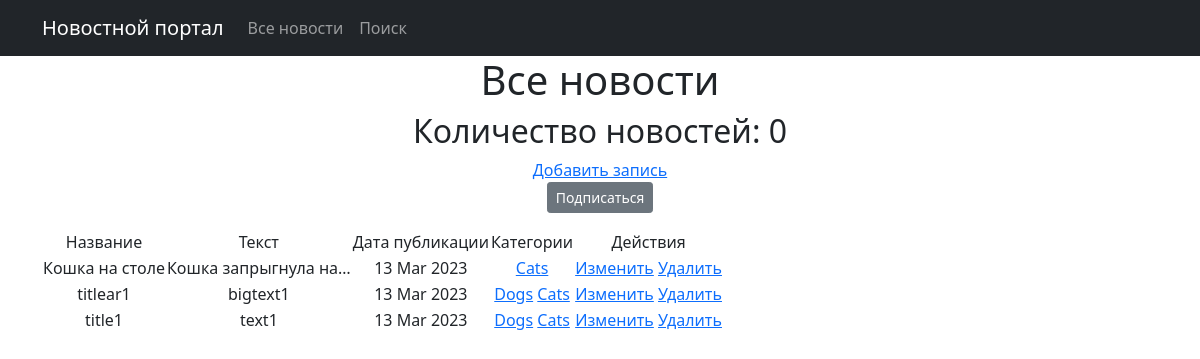
Page /news/create/categories/2 (signed in) on the committed database.
### News/models.py (models this page shows, shortened)
class Post(models.Model):
    author = models.ForeignKey(Author, on_delete=models.CASCADE)
    NEWS = 'NW'
    ARTICLE = 'AR'
    CATEGORY_CHOICES = (
        (NEWS, 'Новость'),
        (ARTICLE, 'Статья'),
    )
    categoryType = models.CharField(max_length=2, choices=CATEGORY_CHOICES, default=ARTICLE)
    dateCreation = models.DateTimeField(auto_now_add=True)
    postCategory = models.ManyToManyField(Category, through='PostCategory')
    title = models.CharField(max_length=128)
    text = models.TextField()
    rating = models.SmallIntegerField(default=0)

class Category(models.Model):
    name = models.CharField(max_length=64, unique=True)
    subscribers = models.ManyToManyField(User, related_name='categories')
    def __str__(self):
        return f'{self.name}'

### News/views.py (the view)
# urls.py: path('categories/<int:pk>', CategoryListView.as_view(), name='category_list'),
class CategoryListView(ListView):
    model = Post
    template_name = 'flatpages/category_list.html'
    context_object_name = 'category_news_list'
    def get_queryset(self):
        self.postCategory = get_object_or_404(Category, id=self.kwargs['pk'])
        queryset = Post.objects.filter(postCategory=self.postCategory).order_by('-dateCreation')
        return queryset
    def get_context_data(self, **kwargs):
        context = super().get_context_data(**kwargs)
        context['is_not_subscriber'] = self.request.user not in self.postCategory.subscribers.all()
        context['category'] = self.postCategory
        return context

### NewsPortal/templatetags/custom_filters.py (called while the page is built)
@register.filter()
def censor(value):
    bad_words = ['редиска', 'морковь']
    if not isinstance(value, str):
        raise TypeError(f"unresolved type '{type(value)}' expected type 'str'")
    for word in value.split():
        if word.lower() in bad_words:
            value = value.replace(word, f"{word[0]}{'*' * (len(word) - 1)}")
    return value

### NewsPortal/templatetags/custom_tags.py (called while the page is built)
@register.simple_tag()
def current_time(format_string='%d %b %Y'):
   return datetime.utcnow().strftime(format_string)

### templates/flatpages/category_list.html (shortened to what this page needs)
{% extends 'flatpages/default.html' %}
{% load custom_filters %}
{% load custom_tags %}
{% block content %}
    <h1>Все новости</h1>
    <h2>Количество новостей: {{ news|length }}</h2>
    {% if perms.newsapp.add_post %}
    <a href="{% url 'post_create' %}">Добавить запись</a>
    {% endif %}
    {% if is_not_subscriber %}
        <p class="text-center"><a href="{% url 'subscribe' category.id %}" class="btn btn-secondary btn-sm">Подписаться</a></p>
    {% endif %}
    <table>
        <tr>
            <td>Название</td>
            <td>Текст</td>
            <td>Дата публикации</td>
            <td>Категории</td>
            {% if perms.newsapp.change_post or perms.newsapp.delete_post %}
            <td>Действия</td>
            {% endif %}
        </tr>
        {% for n in category_news_list %}
        <tr>
            <td>{{ n.title | censor }}</td>
            <td>{{ n.text | truncatechars:20 | censor}}</td>
            <td>{% current_time '%d %b %Y' %}</td>
            <td>
                {% for category in n.postCategory.all %}
                    <a href="{% url 'category_list' category.id %}">{{ category }}</a>
                {% endfor %}
            </td>
            <td>
                {% if perms.newsapp.edit_post %}
                <a href="{% url 'post_update' n.id %}">Изменить</a>
                {% endif %}
                {% if perms.newsapp.delete_post %}
                <a href="{% url 'post_delete' n.id %}">Удалить</a>
                {% endif %}
            </td>
        </tr>
        {% endfor %}
    </table>
{% endblock content %}

### rows in the picture
Post: title|censor "Кошка на столе", text|censor "Кошка запрыгнула на…", current_time "13 Mar 2023"
Category: name "Cats"
Post: title|censor "titlear1", text|censor "bigtext1", current_time "13 Mar 2023"
Category: name "Dogs"
Post: title|censor "title1", text|censor "text1", current_time "13 Mar 2023"

### other values in the picture
{{ news|length }} "0"
